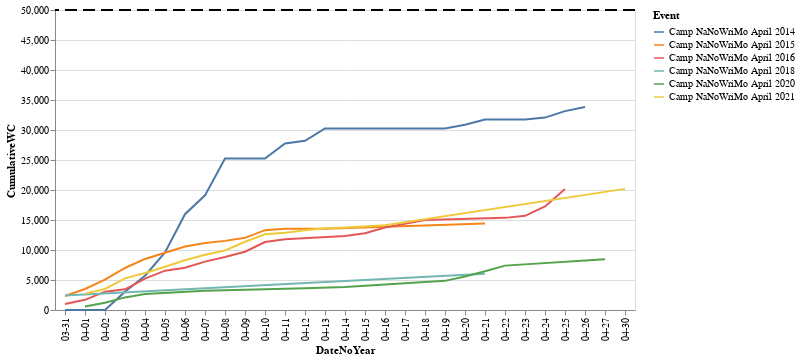

The cell this chart's notebook holds for it:
### Code cell
line_plot(camp_sorted[camp_sorted.Event.str.contains("April")])

### Figure 1 — Vega-Lite specification as saved in the notebook (floating-point values rounded to 4 significant figures)
{"config": {"view": {"continuousWidth": 400, "continuousHeight": 300}}, "layer": [{"data": {"name": "data-f52d7467c6b057f991c13a1529f20c8c"}, "mark": "line", "encoding": {"color": {"field": "Event", "type": "nominal"}, "x": {"field": "DateNoYear", "type": "nominal"}, "y": {"field": "CumulativeWC", "type": "quantitative"}}}, {"data": {"name": "empty"}, "mark": {"type": "rule", "size": 2, "strokeDash": [12, 6]}, "encoding": {"y": {"datum": 50000}}}], "$schema": "https://vega.github.io/schema/vega-lite/v4.17.0.json", "datasets": {"data-f52d7467c6b057f991c13a1529f20c8c": [{"index": 306, "Date": "2014-03-31", "WordCount": 0, "Project": "Ad Libitum", "Genre": "Mainstream", "Event": "Camp NaNoWriMo April 2014", "Goal": "25,000 WORDS", "CumulativeWC": 0, "DateNoYear": "03-31"}, {"index": 307, "Date": "2014-04-01", "WordCount": 0, "Project": "Ad Libitum", "Genre": "Mainstream", "Event": "Camp NaNoWriMo April 2014", "Goal": "25,000 WORDS", "CumulativeWC": 0, "DateNoYear": "04-01"}, {"index": 308, "Date": "2014-04-02", "WordCount": 0, "Project": "Ad Libitum", "Genre": "Mainstream", "Event": "Camp NaNoWriMo April 2014", "Goal": "25,000 WORDS", "CumulativeWC": 0, "DateNoYear": "04-02"}, {"index": 309, "Date": "2014-04-03", "WordCount": 3060, "Project": "Ad Libitum", "Genre": "Mainstream", "Event": "Camp NaNoWriMo April 2014", "Goal": "25,000 WORDS", "CumulativeWC": 3060, "DateNoYear": "04-03"}, {"index": 310, "Date": "2014-04-04", "WordCount": 2647, "Project": "Ad Libitum", "Genre": "Mainstream", "Event": "Camp NaNoWriMo April 2014", "Goal": "25,000 WORDS", "CumulativeWC": 5707, "DateNoYear": "04-04"}, {"index": 311, "Date": "2014-04-05", "WordCount": 3893, "Project": "Ad Libitum", "Genre": "Mainstream", "Event": "Camp NaNoWriMo April 2014", "Goal": "25,000 WORDS", "CumulativeWC": 9600, "DateNoYear": "04-05"}, {"index": 312, "Date": "2014-04-06", "WordCount": 6373, "Project": "Ad Libitum", "Genre": "Mainstream", "Event": "Camp NaNoWriMo April 2014", "Goal": "25,000 WORDS", "CumulativeWC": 15973, "DateNoYear": "04-06"}, {"index": 313, "Date": "2014-04-07", "WordCount": 3135, "Project": "Ad Libitum", "Genre": "Mainstream", "Event": "Camp NaNoWriMo April 2014", "Goal": "25,000 WORDS", "CumulativeWC": 19108, "DateNoYear": "04-07"}, {"index": 314, "Date": "2014-04-08", "WordCount": 6149, "Project": "Ad Libitum", "Genre": "Mainstream", "Event": "Camp NaNoWriMo April 2014", "Goal": "25,000 WORDS", "CumulativeWC": 25257, "DateNoYear": "04-08"}, {"index": 315, "Date": "2014-04-09", "WordCount": 0, "Project": "Ad Libitum", "Genre": "Mainstream", "Event": "Camp NaNoWriMo April 2014", "Goal": "25,000 WORDS", "CumulativeWC": 25257, "DateNoYear": "04-09"}, {"index": 316, "Date": "2014-04-10", "WordCount": 0, "Project": "Ad Libitum", "Genre": "Mainstream", "Event": "Camp NaNoWriMo April 2014", "Goal": "25,000 WORDS", "CumulativeWC": 25257, "DateNoYear": "04-10"}, {"index": 317, "Date": "2014-04-11", "WordCount": 2482, "Project": "Ad Libitum", "Genre": "Mainstream", "Event": "Camp NaNoWriMo April 2014", "Goal": "25,000 WORDS", "CumulativeWC": 27739, "DateNoYear": "04-11"}, {"index": 318, "Date": "2014-04-12", "WordCount": 452, "Project": "Ad Libitum", "Genre": "Mainstream", "Event": "Camp NaNoWriMo April 2014", "Goal": "25,000 WORDS", "CumulativeWC": 28191, "DateNoYear": "04-12"}, {"index": 319, "Date": "2014-04-13", "WordCount": 2072, "Project": "Ad Libitum", "Genre": "Mainstream", "Event": "Camp NaNoWriMo April 2014", "Goal": "25,000 WORDS", "CumulativeWC": 30263, "DateNoYear": "04-13"}, {"index": 320, "Date": "2014-04-14", "WordCount": 0, "Project": "Ad Libitum", "Genre": "Mainstream", "Event": "Camp NaNoWriMo April 2014", "Goal": "25,000 WORDS", "CumulativeWC": 30263, "DateNoYear": "04-14"}, {"index": 321, "Date": "2014-04-15", "WordCount": 0, "Project": "Ad Libitum", "Genre": "Mainstream", "Event": "Camp NaNoWriMo April 2014", "Goal": "25,000 WORDS", "CumulativeWC": 30263, "DateNoYear": "04-15"}, {"index": 322, "Date": "2014-04-16", "WordCount": 0, "Project": "Ad Libitum", "Genre": "Mainstream", "Event": "Camp NaNoWriMo April 2014", "Goal": "25,000 WORDS", "CumulativeWC": 30263, "DateNoYear": "04-16"}, {"index": 323, "Date": "2014-04-17", "WordCount": 0, "Project": "Ad Libitum", "Genre": "Mainstream", "Event": "Camp NaNoWriMo April 2014", "Goal": "25,000 WORDS", "CumulativeWC": 30263, "DateNoYear": "04-17"}, {"index": 324, "Date": "2014-04-18", "WordCount": 0, "Project": "Ad Libitum", "Genre": "Mainstream", "Event": "Camp NaNoWriMo April 2014", "Goal": "25,000 WORDS", "CumulativeWC": 30263, "DateNoYear": "04-18"}, {"index": 325, "Date": "2014-04-19", "WordCount": 0, "Project": "Ad Libitum", "Genre": "Mainstream", "Event": "Camp NaNoWriMo April 2014", "Goal": "25,000 WORDS", "CumulativeWC": 30263, "DateNoYear": "04-19"}, {"index": 326, "Date": "2014-04-20", "WordCount": 602, "Project": "Ad Libitum", "Genre": "Mainstream", "Event": "Camp NaNoWriMo April 2014", "Goal": "25,000 WORDS", "CumulativeWC": 30865, "DateNoYear": "04-20"}, {"index": 327, "Date": "2014-04-21", "WordCount": 878, "Project": "Ad Libitum", "Genre": "Mainstream", "Event": "Camp NaNoWriMo April 2014", "Goal": "25,000 WORDS", "CumulativeWC": 31743, "DateNoYear": "04-21"}, {"index": 328, "Date": "2014-04-22", "WordCount": 0, "Project": "Ad Libitum", "Genre": "Mainstream", "Event": "Camp NaNoWriMo April 2014", "Goal": "25,000 WORDS", "CumulativeWC": 31743, "DateNoYear": "04-22"}, {"index": 329, "Date": "2014-04-23", "WordCount": 0, "Project": "Ad Libitum", "Genre": "Mainstream", "Event": "Camp NaNoWriMo April 2014", "Goal": "25,000 WORDS", "CumulativeWC": 31743, "DateNoYear": "04-23"}, {"index": 330, "Date": "2014-04-24", "WordCount": 322, "Project": "Ad Libitum", "Genre": "Mainstream", "Event": "Camp NaNoWriMo April 2014", "Goal": "25,000 WORDS", "CumulativeWC": 32065, "DateNoYear": "04-24"}, {"index": 331, "Date": "2014-04-25", "WordCount": 1085, "Project": "Ad Libitum", "Genre": "Mainstream", "Event": "Camp NaNoWriMo April 2014", "Goal": "25,000 WORDS", "CumulativeWC": 33150, "DateNoYear": "04-25"}, {"index": 332, "Date": "2014-04-26", "WordCount": 668, "Project": "Ad Libitum", "Genre": "Mainstream", "Event": "Camp NaNoWriMo April 2014", "Goal": "25,000 WORDS", "CumulativeWC": 33818, "DateNoYear": "04-26"}, {"index": 267, "Date": "2015-03-31", "WordCount": 2342, "Project": "Day and Night", "Genre": "Young Adult", "Event": "Camp NaNoWriMo April 2015", "Goal": "25,000 WORDS", "CumulativeWC": 2342, "DateNoYear": "03-31"}, {"index": 268, "Date": "2015-04-01", "WordCount": 1165, "Project": "Day and Night", "Genre": "Young Adult", "Event": "Camp NaNoWriMo April 2015", "Goal": "25,000 WORDS", "CumulativeWC": 3507, "DateNoYear": "04-01"}, {"index": 269, "Date": "2015-04-02", "WordCount": 1550, "Project": "Day and Night", "Genre": "Young Adult", "Event": "Camp NaNoWriMo April 2015", "Goal": "25,000 WORDS", "CumulativeWC": 5057, "DateNoYear": "04-02"}, {"index": 270, "Date": "2015-04-03", "WordCount": 1948, "Project": "Day and Night", "Genre": "Young Adult", "Event": "Camp NaNoWriMo April 2015", "Goal": "25,000 WORDS", "CumulativeWC": 7005, "DateNoYear": "04-03"}, {"index": 271, "Date": "2015-04-04", "WordCount": 1504, "Project": "Day and Night", "Genre": "Young Adult", "Event": "Camp NaNoWriMo April 2015", "Goal": "25,000 WORDS", "CumulativeWC": 8509, "DateNoYear": "04-04"}, {"index": 272, "Date": "2015-04-06", "WordCount": 2078, "Project": "Day and Night", "Genre": "Young Adult", "Event": "Camp NaNoWriMo April 2015", "Goal": "25,000 WORDS", "CumulativeWC": 10587, "DateNoYear": "04-06"}, {"index": 273, "Date": "2015-04-07", "WordCount": 582, "Project": "Day and Night", "Genre": "Young Adult", "Event": "Camp NaNoWriMo April 2015", "Goal": "25,000 WORDS", "CumulativeWC": 11169, "DateNoYear": "04-07"}, {"index": 274, "Date": "2015-04-08", "WordCount": 352, "Project": "Day and Night", "Genre": "Young Adult", "Event": "Camp NaNoWriMo April 2015", "Goal": "25,000 WORDS", "CumulativeWC": 11521, "DateNoYear": "04-08"}, {"index": 275, "Date": "2015-04-09", "WordCount": 504, "Project": "Day and Night", "Genre": "Young Adult", "Event": "Camp NaNoWriMo April 2015", "Goal": "25,000 WORDS", "CumulativeWC": 12025, "DateNoYear": "04-09"}, {"index": 276, "Date": "2015-04-10", "WordCount": 1287, "Project": "Day and Night", "Genre": "Young Adult", "Event": "Camp NaNoWriMo April 2015", "Goal": "25,000 WORDS", "CumulativeWC": 13312, "DateNoYear": "04-10"}, {"index": 277, "Date": "2015-04-11", "WordCount": 216, "Project": "Day and Night", "Genre": "Young Adult", "Event": "Camp NaNoWriMo April 2015", "Goal": "25,000 WORDS", "CumulativeWC": 13528, "DateNoYear": "04-11"}, {"index": 278, "Date": "2015-04-13", "WordCount": 0, "Project": "Day and Night", "Genre": "Young Adult", "Event": "Camp NaNoWriMo April 2015", "Goal": "25,000 WORDS", "CumulativeWC": 13528, "DateNoYear": "04-13"}, {"index": 279, "Date": "2015-04-21", "WordCount": 905, "Project": "Day and Night", "Genre": "Young Adult", "Event": "Camp NaNoWriMo April 2015", "Goal": "25,000 WORDS", "CumulativeWC": 14433, "DateNoYear": "04-21"}, {"index": 226, "Date": "2016-03-31", "WordCount": 991, "Project": "I Brought You a Rose", "Genre": "Mainstream", "Event": "Camp NaNoWriMo April 2016", "Goal": "20,000 WORDS", "CumulativeWC": 991, "DateNoYear": "03-31"}, {"index": 227, "Date": "2016-04-01", "WordCount": 702, "Project": "I Brought You a Rose", "Genre": "Mainstream", "Event": "Camp NaNoWriMo April 2016", "Goal": "20,000 WORDS", "CumulativeWC": 1693, "DateNoYear": "04-01"}, {"index": 228, "Date": "2016-04-02", "WordCount": 1364, "Project": "I Brought You a Rose", "Genre": "Mainstream", "Event": "Camp NaNoWriMo April 2016", "Goal": "20,000 WORDS", "CumulativeWC": 3057, "DateNoYear": "04-02"}, {"index": 229, "Date": "2016-04-03", "WordCount": 398, "Project": "I Brought You a Rose", "Genre": "Mainstream", "Event": "Camp NaNoWriMo April 2016", "Goal": "20,000 WORDS", "CumulativeWC": 3455, "DateNoYear": "04-03"}, {"index": 230, "Date": "2016-04-04", "WordCount": 1775, "Project": "I Brought You a Rose", "Genre": "Mainstream", "Event": "Camp NaNoWriMo April 2016", "Goal": "20,000 WORDS", "CumulativeWC": 5230, "DateNoYear": "04-04"}, {"index": 231, "Date": "2016-04-05", "WordCount": 1324, "Project": "I Brought You a Rose", "Genre": "Mainstream", "Event": "Camp NaNoWriMo April 2016", "Goal": "20,000 WORDS", "CumulativeWC": 6554, "DateNoYear": "04-05"}, {"index": 232, "Date": "2016-04-06", "WordCount": 475, "Project": "I Brought You a Rose", "Genre": "Mainstream", "Event": "Camp NaNoWriMo April 2016", "Goal": "20,000 WORDS", "CumulativeWC": 7029, "DateNoYear": "04-06"}, {"index": 233, "Date": "2016-04-07", "WordCount": 1037, "Project": "I Brought You a Rose", "Genre": "Mainstream", "Event": "Camp NaNoWriMo April 2016", "Goal": "20,000 WORDS", "CumulativeWC": 8066, "DateNoYear": "04-07"}, {"index": 234, "Date": "2016-04-08", "WordCount": 764, "Project": "I Brought You a Rose", "Genre": "Mainstream", "Event": "Camp NaNoWriMo April 2016", "Goal": "20,000 WORDS", "CumulativeWC": 8830, "DateNoYear": "04-08"}, {"index": 235, "Date": "2016-04-09", "WordCount": 879, "Project": "I Brought You a Rose", "Genre": "Mainstream", "Event": "Camp NaNoWriMo April 2016", "Goal": "20,000 WORDS", "CumulativeWC": 9709, "DateNoYear": "04-09"}, {"index": 236, "Date": "2016-04-10", "WordCount": 1623, "Project": "I Brought You a Rose", "Genre": "Mainstream", "Event": "Camp NaNoWriMo April 2016", "Goal": "20,000 WORDS", "CumulativeWC": 11332, "DateNoYear": "04-10"}, {"index": 237, "Date": "2016-04-11", "WordCount": 442, "Project": "I Brought You a Rose", "Genre": "Mainstream", "Event": "Camp NaNoWriMo April 2016", "Goal": "20,000 WORDS", "CumulativeWC": 11774, "DateNoYear": "04-11"}, {"index": 238, "Date": "2016-04-14", "WordCount": 571, "Project": "I Brought You a Rose", "Genre": "Mainstream", "Event": "Camp NaNoWriMo April 2016", "Goal": "20,000 WORDS", "CumulativeWC": 12345, "DateNoYear": "04-14"}, {"index": 239, "Date": "2016-04-15", "WordCount": 463, "Project": "I Brought You a Rose", "Genre": "Mainstream", "Event": "Camp NaNoWriMo April 2016", "Goal": "20,000 WORDS", "CumulativeWC": 12808, "DateNoYear": "04-15"}, {"index": 240, "Date": "2016-04-16", "WordCount": 945, "Project": "I Brought You a Rose", "Genre": "Mainstream", "Event": "Camp NaNoWriMo April 2016", "Goal": "20,000 WORDS", "CumulativeWC": 13753, "DateNoYear": "04-16"}, {"index": 241, "Date": "2016-04-18", "WordCount": 1247, "Project": "I Brought You a Rose", "Genre": "Mainstream", "Event": "Camp NaNoWriMo April 2016", "Goal": "20,000 WORDS", "CumulativeWC": 15000, "DateNoYear": "04-18"}, {"index": 242, "Date": "2016-04-22", "WordCount": 355, "Project": "I Brought You a Rose", "Genre": "Mainstream", "Event": "Camp NaNoWriMo April 2016", "Goal": "20,000 WORDS", "CumulativeWC": 15355, "DateNoYear": "04-22"}, {"index": 243, "Date": "2016-04-23", "WordCount": 336, "Project": "I Brought You a Rose", "Genre": "Mainstream", "Event": "Camp NaNoWriMo April 2016", "Goal": "20,000 WORDS", "CumulativeWC": 15691, "DateNoYear": "04-23"}, {"index": 244, "Date": "2016-04-24", "WordCount": 1567, "Project": "I Brought You a Rose", "Genre": "Mainstream", "Event": "Camp NaNoWriMo April 2016", "Goal": "20,000 WORDS", "CumulativeWC": 17258, "DateNoYear": "04-24"}, {"index": 245, "Date": "2016-04-25", "WordCount": 2904, "Project": "I Brought You a Rose", "Genre": "Mainstream", "Event": "Camp NaNoWriMo April 2016", "Goal": "20,000 WORDS", "CumulativeWC": 20162, "DateNoYear": "04-25"}, {"index": 164, "Date": "2018-03-31", "WordCount": 2436, "Project": "Away with You", "Genre": "Young Adult", "Event": "Camp NaNoWriMo April 2018", "Goal": "20,000 WORDS", "CumulativeWC": 2436, "DateNoYear": "03-31"}, {"index": 165, "Date": "2018-04-21", "WordCount": 3608, "Project": "Away with You", "Genre": "Young Adult", "Event": "Camp NaNoWriMo April 2018", "Goal": "20,000 WORDS", "CumulativeWC": 6044, "DateNoYear": "04-21"}, {"index": 91, "Date": "2020-04-01", "WordCount": 589, "Project": "Perfect Darkness", "Genre": "Mystery", "Event": "Camp NaNoWriMo April 2020", "Goal": "25,000 WORDS", "CumulativeWC": 589, "DateNoYear": "04-01"}, {"index": 92, "Date": "2020-04-02", "WordCount": 618, "Project": "Perfect Darkness", "Genre": "Mystery", "Event": "Camp NaNoWriMo April 2020", "Goal": "25,000 WORDS", "CumulativeWC": 1207, "DateNoYear": "04-02"}, {"index": 93, "Date": "2020-04-03", "WordCount": 892, "Project": "Perfect Darkness", "Genre": "Mystery", "Event": "Camp NaNoWriMo April 2020", "Goal": "25,000 WORDS", "CumulativeWC": 2099, "DateNoYear": "04-03"}, {"index": 94, "Date": "2020-04-04", "WordCount": 550, "Project": "Perfect Darkness", "Genre": "Mystery", "Event": "Camp NaNoWriMo April 2020", "Goal": "25,000 WORDS", "CumulativeWC": 2649, "DateNoYear": "04-04"}, {"index": 95, "Date": "2020-04-07", "WordCount": 548, "Project": "Perfect Darkness", "Genre": "Mystery", "Event": "Camp NaNoWriMo April 2020", "Goal": "25,000 WORDS", "CumulativeWC": 3197, "DateNoYear": "04-07"}, {"index": 96, "Date": "2020-04-12", "WordCount": 442, "Project": "Perfect Darkness", "Genre": "Mystery", "Event": "Camp NaNoWriMo April 2020", "Goal": "25,000 WORDS", "CumulativeWC": 3639, "DateNoYear": "04-12"}, {"index": 97, "Date": "2020-04-14", "WordCount": 197, "Project": "Perfect Darkness", "Genre": "Mystery", "Event": "Camp NaNoWriMo April 2020", "Goal": "25,000 WORDS", "CumulativeWC": 3836, "DateNoYear": "04-14"}, {"index": 98, "Date": "2020-04-19", "WordCount": 1019, "Project": "Perfect Darkness", "Genre": "Mystery", "Event": "Camp NaNoWriMo April 2020", "Goal": "25,000 WORDS", "CumulativeWC": 4855, "DateNoYear": "04-19"}, {"index": 99, "Date": "2020-04-20", "WordCount": 714, "Project": "Perfect Darkness", "Genre": "Mystery", "Event": "Camp NaNoWriMo April 2020", "Goal": "25,000 WORDS", "CumulativeWC": 5569, "DateNoYear": "04-20"}, {"index": 100, "Date": "2020-04-21", "WordCount": 886, "Project": "Perfect Darkness", "Genre": "Mystery", "Event": "Camp NaNoWriMo April 2020", "Goal": "25,000 WORDS", "CumulativeWC": 6455, "DateNoYear": "04-21"}, {"index": 101, "Date": "2020-04-22", "WordCount": 941, "Project": "Perfect Darkness", "Genre": "Mystery", "Event": "Camp NaNoWriMo April 2020", "Goal": "25,000 WORDS", "CumulativeWC": 7396, "DateNoYear": "04-22"}, {"index": 102, "Date": "2020-04-27", "WordCount": 1059, "Project": "Perfect Darkness", "Genre": "Mystery", "Event": "Camp NaNoWriMo April 2020", "Goal": "25,000 WORDS", "CumulativeWC": 8455, "DateNoYear": "04-27"}, {"index": 45, "Date": "2021-04-01", "WordCount": 2725, "Project": "Remnants of a Wasted Youth", "Genre": "Mainstream", "Event": "Camp NaNoWriMo April 2021", "Goal": "20,000 WORDS", "CumulativeWC": 2725, "DateNoYear": "04-01"}, {"index": 46, "Date": "2021-04-02", "WordCount": 774, "Project": "Remnants of a Wasted Youth", "Genre": "Mainstream", "Event": "Camp NaNoWriMo April 2021", "Goal": "20,000 WORDS", "CumulativeWC": 3499, "DateNoYear": "04-02"}, {"index": 47, "Date": "2021-04-03", "WordCount": 1773, "Project": "Remnants of a Wasted Youth", "Genre": "Mainstream", "Event": "Camp NaNoWriMo April 2021", "Goal": "20,000 WORDS", "CumulativeWC": 5272, "DateNoYear": "04-03"}, {"index": 48, "Date": "2021-04-04", "WordCount": 904, "Project": "Remnants of a Wasted Youth", "Genre": "Mainstream", "Event": "Camp NaNoWriMo April 2021", "Goal": "20,000 WORDS", "CumulativeWC": 6176, "DateNoYear": "04-04"}, {"index": 49, "Date": "2021-04-05", "WordCount": 1040, "Project": "Remnants of a Wasted Youth", "Genre": "Mainstream", "Event": "Camp NaNoWriMo April 2021", "Goal": "20,000 WORDS", "CumulativeWC": 7216, "DateNoYear": "04-05"}, {"index": 50, "Date": "2021-04-06", "WordCount": 1062, "Project": "Remnants of a Wasted Youth", "Genre": "Mainstream", "Event": "Camp NaNoWriMo April 2021", "Goal": "20,000 WORDS", "CumulativeWC": 8278, "DateNoYear": "04-06"}, {"index": 51, "Date": "2021-04-07", "WordCount": 936, "Project": "Remnants of a Wasted Youth", "Genre": "Mainstream", "Event": "Camp NaNoWriMo April 2021", "Goal": "20,000 WORDS", "CumulativeWC": 9214, "DateNoYear": "04-07"}, {"index": 52, "Date": "2021-04-08", "WordCount": 696, "Project": "Remnants of a Wasted Youth", "Genre": "Mainstream", "Event": "Camp NaNoWriMo April 2021", "Goal": "20,000 WORDS", "CumulativeWC": 9910, "DateNoYear": "04-08"}, {"index": 53, "Date": "2021-04-09", "WordCount": 1462, "Project": "Remnants of a Wasted Youth", "Genre": "Mainstream", "Event": "Camp NaNoWriMo April 2021", "Goal": "20,000 WORDS", "CumulativeWC": 11372, "DateNoYear": "04-09"}, {"index": 54, "Date": "2021-04-10", "WordCount": 1243, "Project": "Remnants of a Wasted Youth", "Genre": "Mainstream", "Event": "Camp NaNoWriMo April 2021", "Goal": "20,000 WORDS", "CumulativeWC": 12615, "DateNoYear": "04-10"}, {"index": 55, "Date": "2021-04-11", "WordCount": 242, "Project": "Remnants of a Wasted Youth", "Genre": "Mainstream", "Event": "Camp NaNoWriMo April 2021", "Goal": "20,000 WORDS", "CumulativeWC": 12857, "DateNoYear": "04-11"}, {"index": 56, "Date": "2021-04-12", "WordCount": 433, "Project": "Remnants of a Wasted Youth", "Genre": "Mainstream", "Event": "Camp NaNoWriMo April 2021", "Goal": "20,000 WORDS", "CumulativeWC": 13290, "DateNoYear": "04-12"}, {"index": 57, "Date": "2021-04-13", "WordCount": 333, "Project": "Remnants of a Wasted Youth", "Genre": "Mainstream", "Event": "Camp NaNoWriMo April 2021", "Goal": "20,000 WORDS", "CumulativeWC": 13623, "DateNoYear": "04-13"}, {"index": 58, "Date": "2021-04-14", "WordCount": 112, "Project": "Remnants of a Wasted Youth", "Genre": "Mainstream", "Event": "Camp NaNoWriMo April 2021", "Goal": "20,000 WORDS", "CumulativeWC": 13735, "DateNoYear": "04-14"}, {"index": 59, "Date": "2021-04-16", "WordCount": 395, "Project": "Remnants of a Wasted Youth", "Genre": "Mainstream", "Event": "Camp NaNoWriMo April 2021", "Goal": "20,000 WORDS", "CumulativeWC": 14130, "DateNoYear": "04-16"}, {"index": 60, "Date": "2021-04-30", "WordCount": 6058, "Project": "Remnants of a Wasted Youth", "Genre": "Mainstream", "Event": "Camp NaNoWriMo April 2021", "Goal": "20,000 WORDS", "CumulativeWC": 20188, "DateNoYear": "04-30"}], "empty": [{}]}}
